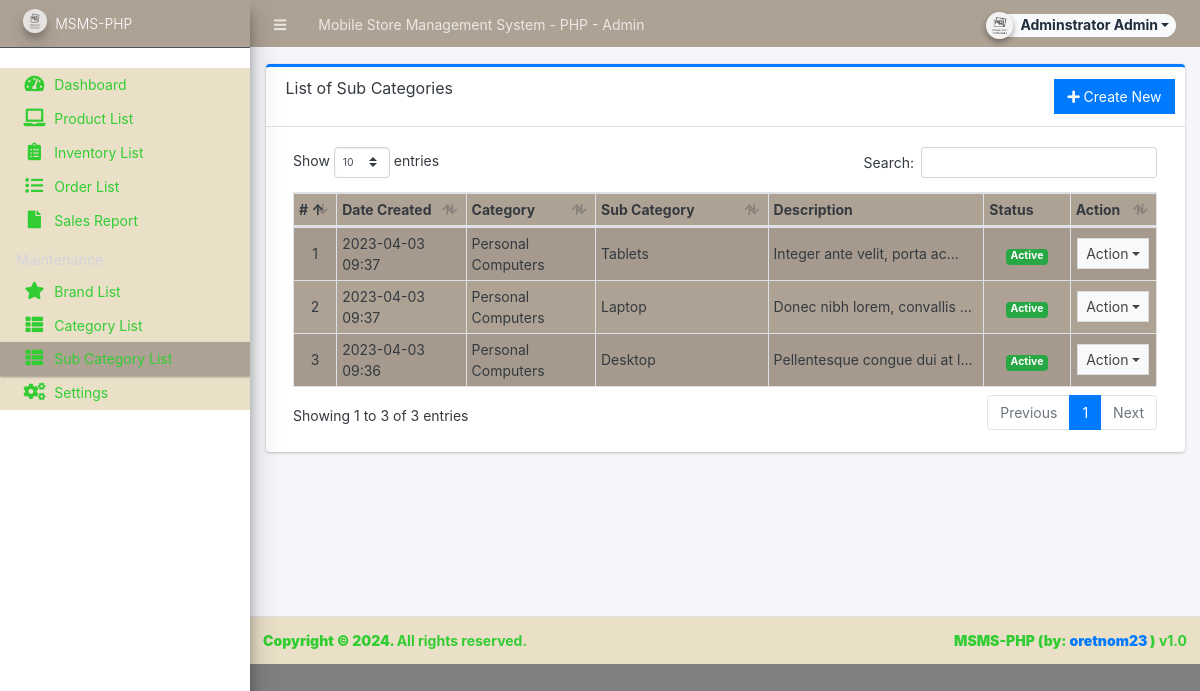
Before: /admin/?page=maintenance/sub_category (signed in) with the older database file.
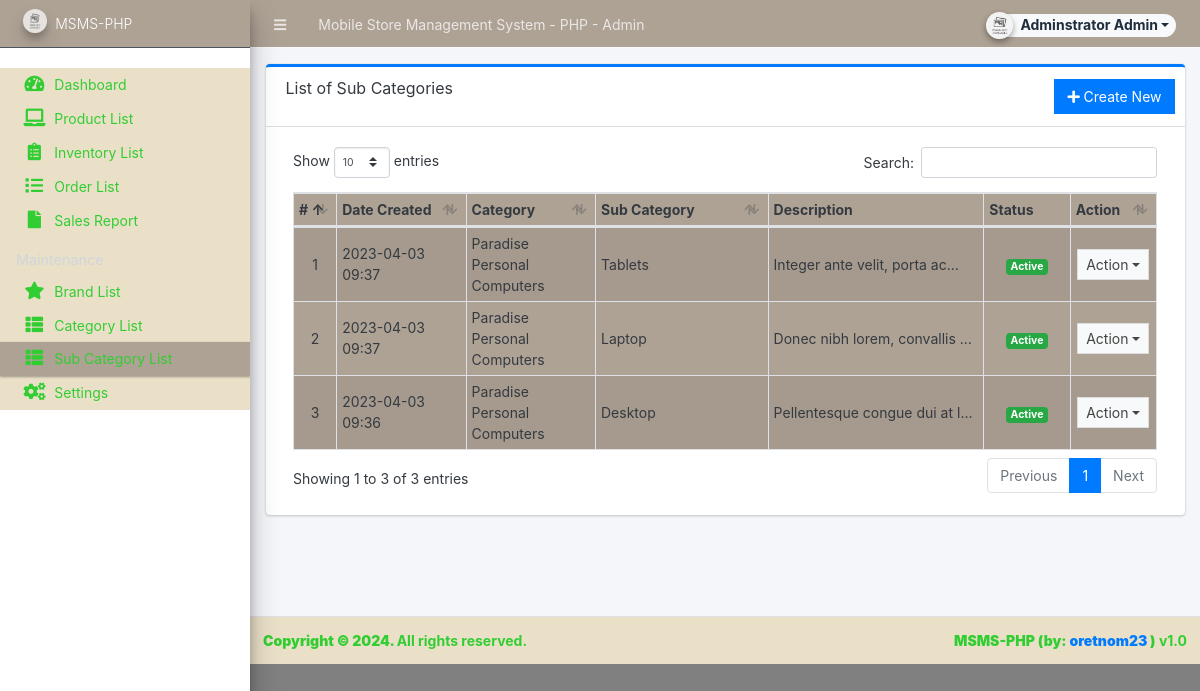
After: the same page with the newer database file.
### tables this page shows
CREATE TABLE `sub_categories` (
  `id` int(30) NOT NULL,
  `parent_id` int(30) NOT NULL,
  `sub_category` varchar(250) NOT NULL,
  `description` text NOT NULL,
  `status` tinyint(1) NOT NULL DEFAULT 1,
  `date_created` datetime NOT NULL DEFAULT current_timestamp()
);

CREATE TABLE `categories` (
  `id` int(30) NOT NULL,
  `category` varchar(250) NOT NULL,
  `description` text DEFAULT NULL,
  `status` tinyint(1) NOT NULL DEFAULT 1,
  `date_created` datetime NOT NULL DEFAULT current_timestamp()
);

### config.php (called while the page is built, shortened)
<?php
require_once('classes/DBConnection.php');
require_once('classes/SystemSettings.php');
function validate_image($file){
	if(!empty($file)){
		if(is_file(base_app.$file)){
			return base_url.$file;
		}else{
			return base_url.'dist/img/no-image-available.png';
		}
	}else{
		return base_url.'dist/img/no-image-available.png';
	}
}
function isMobileDevice(){
    $aMobileUA = array(
        '/iphone/i' => 'iPhone',
        '/ipod/i' => 'iPod',
        '/ipad/i' => 'iPad',
        '/android/i' => 'Android',
        '/blackberry/i' => 'BlackBerry',
        '/webos/i' => 'Mobile'
    );
    return false;
}
?>

### classes/DBConnection.php (called while the page is built, shortened)
<?php
class DBConnection{
    private $host = DB_SERVER;
    private $username = DB_USERNAME;
    private $password = DB_PASSWORD;
    private $database = DB_NAME;
    public $conn;
    public function __construct(){
        if (!isset($this->conn)) {
            $this->conn = new mysqli($this->host, $this->username, $this->password, $this->database);
        }
    }
}
?>

### classes/SystemSettings.php (called while the page is built, shortened)
<?php
class SystemSettings extends DBConnection{
	function userdata($field = ''){
		if(!empty($field)){
			if(isset($_SESSION['userdata'][$field]))
				return $_SESSION['userdata'][$field];
			else
				return null;
		}else{
			return false;
		}
	}
	function info($field=''){
		if(!empty($field)){
			if(isset($_SESSION['system_info'][$field]))
				return $_SESSION['system_info'][$field];
			else
				return false;
		}else{
			return false;
		}
	}
}
$_settings = new SystemSettings();
?>

### admin/maintenance/sub_category.php (the view, shortened to what this page needs)
<div class="card card-outline card-primary">
	<div class="card-header">
		<h3 class="card-title">List of Sub Categories</h3>
		<div class="card-tools">
			<a href="javascript:void(0)" id="create_new" class="btn btn-flat btn-primary"><span class="fas fa-plus"></span>  Create New</a>
		</div>
	</div>
	<div class="card-body">
		<div class="container-fluid">
        <div class="table-responsive mx-0">
			<table class="table table-sm table-bordered table-hover table-striped">
				<colgroup>
					<col width="5%">
					<col width="15%">
					<col width="15%">
					<col width="20%">
					<col width="25%">
					<col width="10%">
					<col width="10%">
				</colgroup>
				<thead>
					<tr>
						<th>#</th>
						<th>Date Created</th>
						<th>Category</th>
						<th>Sub Category</th>
						<th>Description</th>
						<th>Status</th>
						<th>Action</th>
					</tr>
				</thead>
				<tbody>
					<?php
					$i = 1;
						$qry = $conn->query("SELECT s.*,c.category from `sub_categories` s inner join `categories` c on c.id = s.parent_id order by unix_timestamp(s.date_created) desc ");
						while($row = $qry->fetch_assoc()):
                            $row['description'] = strip_tags(stripslashes(html_entity_decode($row['description'])));
					?>
						<tr>
							<td class="text-center"><?php echo $i++; ?></td>
							<td><?php echo date("Y-m-d H:i",strtotime($row['date_created'])) ?></td>
							<td><?php echo $row['category'] ?></td>
							<td><?php echo $row['sub_category'] ?></td>
							<td ><p class="truncate-1 m-0"><?php echo $row['description'] ?></p></td>
							<td class="text-center">
                                <?php if($row['status'] == 1): ?>
                                    <span class="badge badge-success">Active</span>
                                <?php else: ?>
                                    <span class="badge badge-danger">Inactive</span>
                                <?php endif; ?>
                            </td>
							<td align="center">
								 <button type="button" class="btn btn-flat btn-default btn-sm dropdown-toggle dropdown-icon" data-toggle="dropdown">
				                  		Action
				                  </button>
							</td>
						</tr>
					<?php endwhile; ?>
				</tbody>
			</table>
		</div>
		</div>
	</div>
</div>

### admin/index.php (shortened to what this page needs)
<?php require_once('../config.php'); ?>
 <!DOCTYPE html>
<html lang="en" class="" style="height: auto;">
<?php require_once('inc/header.php') ?>
  <body class="sidebar-mini layout-fixed control-sidebar-slide-open layout-navbar-fixed sidebar-mini-md sidebar-mini-xs text-sm" data-new-gr-c-s-check-loaded="14.991.0" data-gr-ext-installed="" style="height: auto;">
    <div class="wrapper">
     <?php require_once('inc/topBarNav.php') ?>
     <?php require_once('inc/navigation.php') ?>
     <?php $page = isset($_GET['page']) ? $_GET['page'] : 'home';  ?>
      <div class="content-wrapper  pt-3" style="min-height: 567.854px;">
        <section class="content  text-dark">
          <div class="container-fluid">
            <?php
              if(!file_exists($page.".php") && !is_dir($page)){
                  include '404.html';
              }else{
                if(is_dir($page))
                  include $page.'/index.php';
                else
                  include $page.'.php';
              }
            ?>
          </div>
        </section>
      </div>
      <?php require_once('inc/footer.php') ?>
  </body>
</html>

### admin/inc/header.php (shortened to what this page needs)
<head>
    <link rel="stylesheet" href="<?php echo base_url ?>plugins/fontawesome-free/css/all.min.css">
    <link rel="stylesheet" href="<?php echo base_url ?>plugins/tempusdominus-bootstrap-4/css/tempusdominus-bootstrap-4.min.css">
  <link rel="stylesheet" href="<?php echo base_url ?>plugins/datatables-bs4/css/dataTables.bootstrap4.min.css">
  <link rel="stylesheet" href="<?php echo base_url ?>plugins/datatables-responsive/css/responsive.bootstrap4.min.css">
  <link rel="stylesheet" href="<?php echo base_url ?>plugins/datatables-buttons/css/buttons.bootstrap4.min.css">
  <link rel="stylesheet" href="<?php echo base_url ?>plugins/select2/css/select2.min.css">
  <link rel="stylesheet" href="<?php echo base_url ?>plugins/select2-bootstrap4-theme/select2-bootstrap4.min.css">
    <link rel="stylesheet" href="<?php echo base_url ?>plugins/icheck-bootstrap/icheck-bootstrap.min.css">
    <link rel="stylesheet" href="<?php echo base_url ?>plugins/jqvmap/jqvmap.min.css">
    <link rel="stylesheet" href="<?php echo base_url ?>dist/css/adminlte.css">
    <link rel="stylesheet" href="<?php echo base_url ?>dist/css/custom.css">
    <link rel="stylesheet" href="<?php echo base_url ?>plugins/overlayScrollbars/css/OverlayScrollbars.min.css">
    <link rel="stylesheet" href="<?php echo base_url ?>plugins/daterangepicker/daterangepicker.css">
    <link rel="stylesheet" href="<?php echo base_url ?>plugins/summernote/summernote-bs4.min.css">
  <link rel="stylesheet" href="<?php echo base_url ?>plugins/sweetalert2-theme-bootstrap-4/bootstrap-4.min.css">
  </head>

### admin/inc/topBarNav.php (shortened to what this page needs)
<nav class="main-header navbar navbar-expand navbar-dark border border-light border-top-0  border-left-0 border-right-0 bg-navy text-sm">
  <ul class="navbar-nav">
    <li class="nav-item">
    <a class="nav-link" data-widget="pushmenu" href="#" role="button"><i class="fas fa-bars"></i></a>
    </li>
    <li class="nav-item d-none d-sm-inline-block">
      <a href="<?php echo base_url ?>" class="nav-link"><?php echo (!isMobileDevice()) ? $_settings->info('name'):$_settings->info('short_name'); ?> - Admin</a>
    </li>
  </ul>
  <ul class="navbar-nav ml-auto">
    <li class="nav-item">
      <div class="btn-group nav-link">
            <button type="button" class="btn btn-rounded badge badge-light dropdown-toggle dropdown-icon" data-toggle="dropdown">
              <span><img src="<?php echo validate_image($_settings->userdata('avatar')) ?>" class="img-circle elevation-2 user-img" alt="User Image"></span>
              <span class="ml-3"><?php echo ucwords($_settings->userdata('firstname').' '.$_settings->userdata('lastname')) ?></span>
            </button>
        </div>
    </li>
  </ul>
</nav>

### admin/inc/navigation.php (shortened to what this page needs)
<aside class="main-sidebar sidebar-dark-primary bg-black elevation-4 sidebar-no-expand">
  <a href="<?php echo base_url ?>admin" class="brand-link bg-navy text-sm">
  <img src="<?php echo validate_image($_settings->info('logo'))?>" alt="Store Logo" class="brand-image img-circle elevation-3" style="opacity: .8;width: 1.5rem;height: 1.5rem;max-height: unset">
  <span class="brand-text font-weight-light"><?php echo $_settings->info('short_name') ?></span>
  </a>
  <div class="sidebar os-host os-theme-light os-host-overflow os-host-overflow-y os-host-resize-disabled os-host-transition os-host-scrollbar-horizontal-hidden">
    <div class="os-content-glue" style="margin: 0px -8px; width: 249px; height: 646px;"></div>
    <div class="os-padding">
      <div class="os-viewport os-viewport-native-scrollbars-invisible" style="overflow-y: scroll;">
        <div class="os-content" style="padding: 0px 8px; height: 100%; width: 100%;">
          <nav class="mt-4">
             <ul class="nav nav-pills nav-sidebar flex-column text-sm nav-compact nav-flat nav-child-indent nav-collapse-hide-child" data-widget="treeview" role="menu" data-accordion="false">
              <li class="nav-item dropdown">
                <a href="./" class="nav-link nav-home">
                  <i class="nav-icon fas fa-tachometer-alt"></i>
                  <p>
                    Dashboard
                  </p>
                </a>
              </li>
              <li class="nav-item dropdown">
                <a href="<?php echo base_url ?>admin/?page=product" class="nav-link nav-product">
                  <i class="nav-icon fas fa-laptop"></i>
                  <p>
                    Product List
                  </p>
                </a>
              </li>
              <li class="nav-item dropdown">
                <a href="<?php echo base_url ?>admin/?page=inventory" class="nav-link nav-inventory">
                  <i class="nav-icon fas fa-clipboard-list"></i>
                  <p>
                    Inventory List
                  </p>
                </a>
              </li>
              <li class="nav-item dropdown">
                <a href="<?php echo base_url ?>admin/?page=orders" class="nav-link nav-orders">
                  <i class="nav-icon fas fa-list"></i>
                  <p>
                    Order List
                  </p>
                </a>
              </li>
              <li class="nav-item dropdown">
                <a href="<?php echo base_url ?>admin/?page=sales" class="nav-link nav-sales">
                  <i class="nav-icon fas fa-file"></i>
                  <p>
                    Sales Report
                  </p>
                </a>
              </li>
              <li class="nav-header">Maintenance</li>
              <li class="nav-item dropdown">
                <a href="<?php echo base_url ?>admin/?page=maintenance/brand" class="nav-link nav-maintenance_brand">
                  <i class="nav-icon fas fa-star"></i>
                  <p>
                    Brand List
                  </p>
                </a>
              </li>
              <li class="nav-item dropdown">
                <a href="<?php echo base_url ?>admin/?page=maintenance/category" class="nav-link nav-maintenance_category">
                  <i class="nav-icon fas fa-th-list"></i>
                  <p>
                    Category List
                  </p>
                </a>
              </li>
              <li class="nav-item dropdown">
                <a href="<?php echo base_url ?>admin/?page=maintenance/sub_category" class="nav-link nav-maintenance_sub_category">
                  <i class="nav-icon fas fa-th-list"></i>
                  <p>
                    Sub Category List
                  </p>
                </a>
              </li>
              <li class="nav-item dropdown">
                <a href="<?php echo base_url ?>admin/?page=system_info" class="nav-link nav-system_info">
                  <i class="nav-icon fas fa-cogs"></i>
                  <p>
                    Settings
                  </p>
                </a>
              </li>
            </ul>
          </nav>
        </div>
      </div>
    </div>
  </div>
</aside>

### admin/inc/footer.php (shortened to what this page needs)
<footer class="main-footer text-sm" style="color: #32CD32; font-weight: bold; background-color: #EAE0C8;">
        <strong>Copyright © <?php echo date('Y') ?>.
        </strong>
        All rights reserved.
        <div class="float-right d-none d-sm-inline-block">
          <b><?php echo $_settings->info('short_name') ?> (by: <a href="mailto:oretnom23@gmail.com" target="blank">oretnom23</a> )</b> v1.0
        </div>
      </footer>
    </div>

### admin/inc/topBarNav.php (style rules this page uses)
.user-img { position: absolute; height: 27px; width: 27px; object-fit: cover; left: -7%; top: -12%; }
.btn-rounded { border-radius: 50px; }

### admin/inc/navigation.php (style rules this page uses)
.nav-sidebar { background-color: #EAE0C8; }
.nav-sidebar .nav-link { color: #32CD32 !important; }

Changed rows visible on the page:
changed through a linked row, sub_categories "Tablets": categories.category "Personal Computers" → "Paradise Personal Computers"
changed through a linked row, sub_categories "Laptop": categories.category "Personal Computers" → "Paradise Personal Computers"
changed through a linked row, sub_categories "Desktop": categories.category "Personal Computers" → "Paradise Personal Computers"
